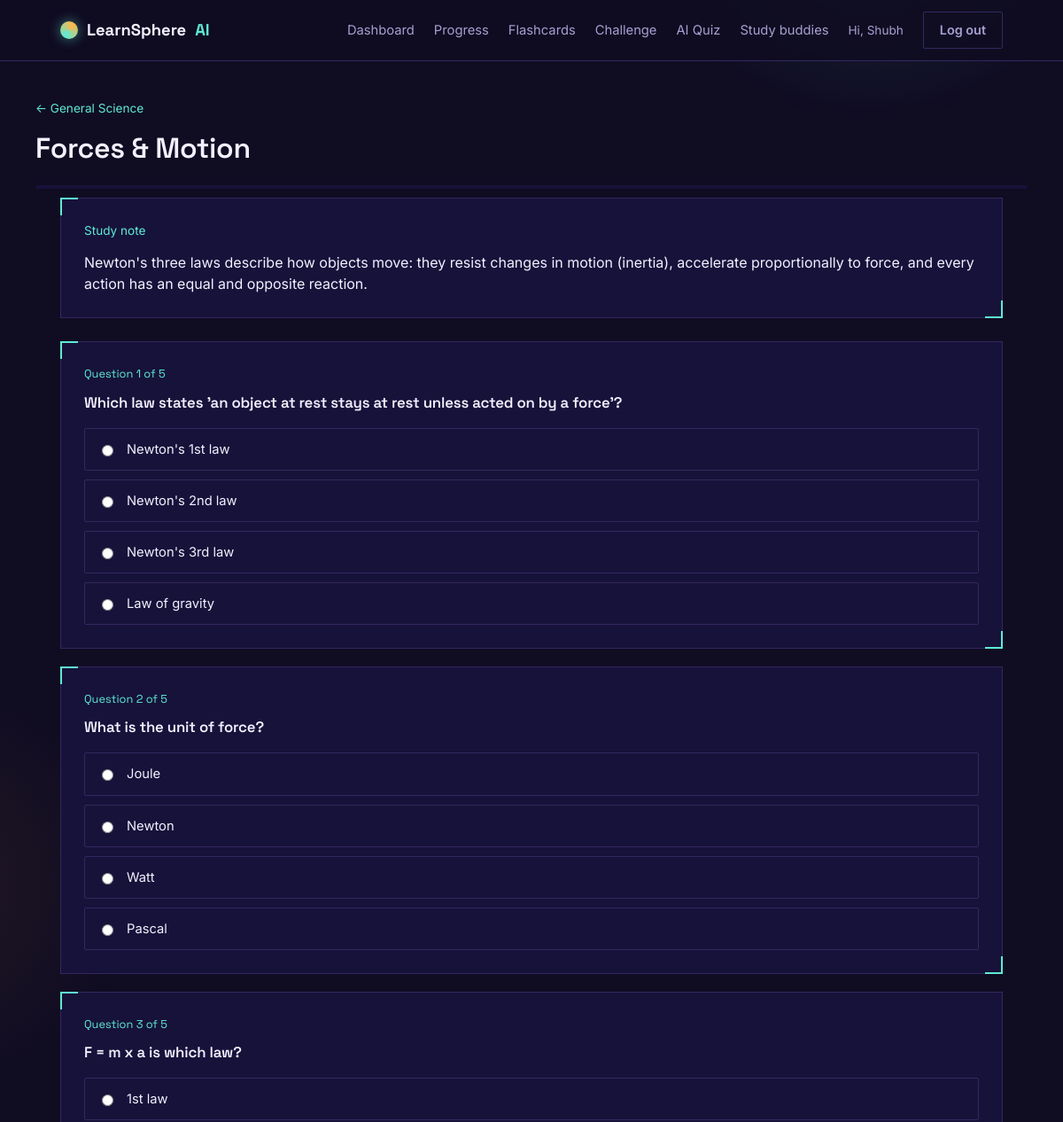
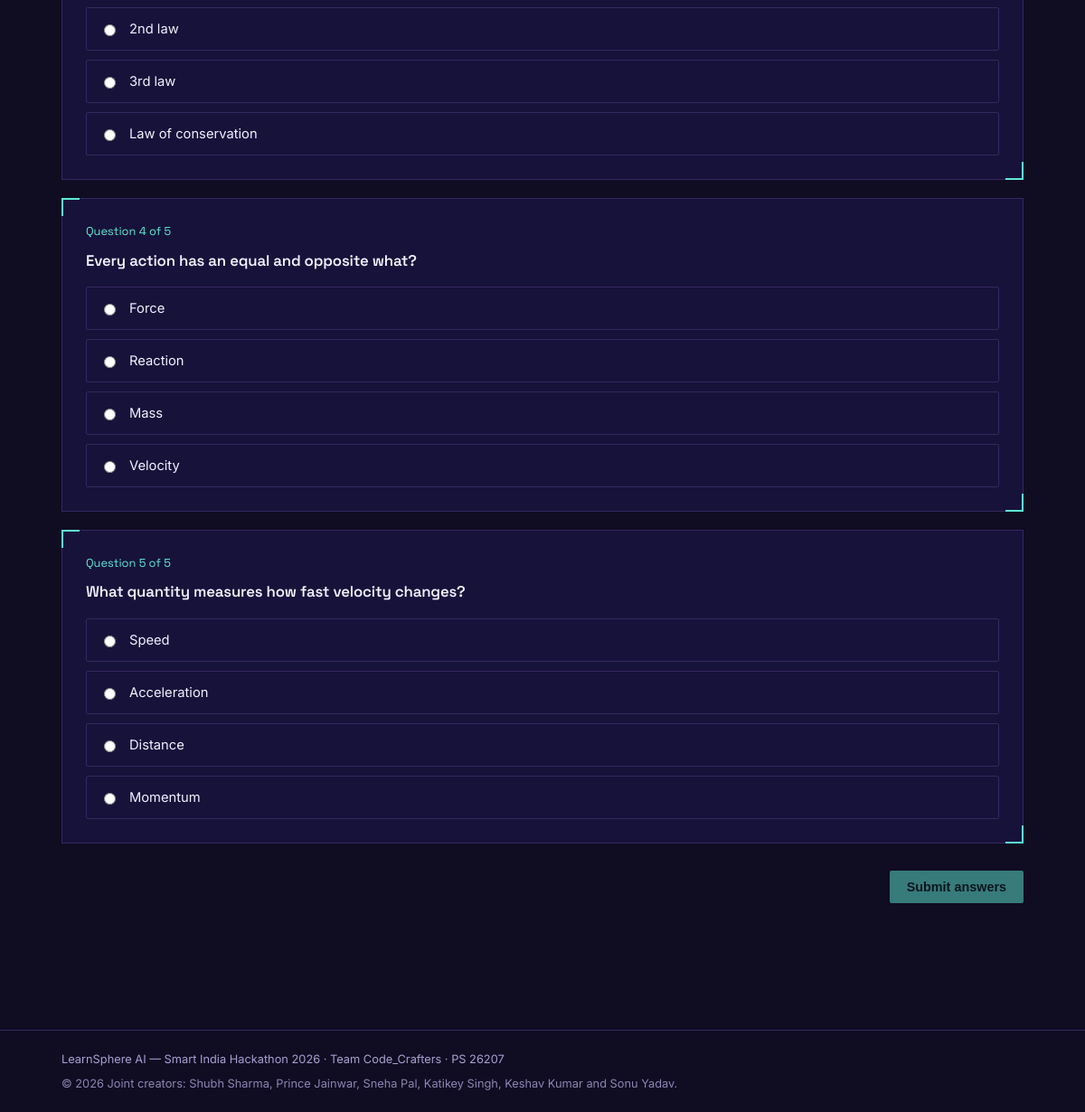
/quiz/forces-motion (signed in), run on the app's committed database (2 pictures, top to bottom).
### tables this page shows
CREATE TABLE users (
            id INTEGER PRIMARY KEY AUTOINCREMENT,
            name TEXT NOT NULL,
            email TEXT UNIQUE NOT NULL,
            password_hash TEXT NOT NULL,
            created_at TEXT NOT NULL
        );

CREATE TABLE subjects (
            id INTEGER PRIMARY KEY AUTOINCREMENT,
            name TEXT NOT NULL,
            slug TEXT UNIQUE NOT NULL,
            description TEXT,
            icon TEXT
        );

CREATE TABLE topics (
            id INTEGER PRIMARY KEY AUTOINCREMENT,
            subject_id INTEGER NOT NULL REFERENCES subjects(id),
            name TEXT NOT NULL,
            slug TEXT NOT NULL,
            description TEXT,
            difficulty TEXT DEFAULT 'Beginner',
            study_note TEXT,
            UNIQUE(subject_id, slug)
        );

CREATE TABLE questions (
            id INTEGER PRIMARY KEY AUTOINCREMENT,
            topic_id INTEGER NOT NULL REFERENCES topics(id),
            question_text TEXT NOT NULL,
            option_a TEXT NOT NULL,
            option_b TEXT NOT NULL,
            option_c TEXT NOT NULL,
            option_d TEXT NOT NULL,
            correct_option TEXT NOT NULL,
            explanation TEXT
        );

### app.py (the view)
@app.route("/quiz/<topic_slug>")
@login_required
def quiz_start(topic_slug):
    db = get_db()
    topic = db.execute("SELECT * FROM topics WHERE slug = ?", (topic_slug,)).fetchone()
    if not topic:
        flash("Topic not found.", "error")
        return redirect(url_for("dashboard"))
    subject = db.execute("SELECT * FROM subjects WHERE id = ?", (topic["subject_id"],)).fetchone()
    questions = db.execute("SELECT * FROM questions WHERE topic_id = ?", (topic["id"],)).fetchall()
    timed = request.args.get("mode") == "challenge"
    return render_template("quiz.html", topic=topic, subject=subject, questions=questions,
                           timed=timed, time_limit=90 if timed else None)

### app.py (called while the page is built)
def get_db():
    if "db" not in g:
        g.db = sqlite3.connect(DATABASE)
        g.db.row_factory = sqlite3.Row
        g.db.execute("PRAGMA foreign_keys = ON")
    return g.db

def login_required(view):
    @wraps(view)
    def wrapped(*args, **kwargs):
        if "user_id" not in session:
            flash("Please log in to continue.", "warning")
            return redirect(url_for("login", next=request.path))
        return view(*args, **kwargs)
    return wrapped

@app.context_processor
def inject_user():
    user = None
    if "user_id" in session:
        db = get_db()
        user = db.execute("SELECT * FROM users WHERE id = ?", (session["user_id"],)).fetchone()
    return {"current_user": user}

### templates/quiz.html (shortened to what this page needs)
{% extends "base.html" %}
{% block content %}
<div class="wrap quiz-header">
  <a href="{{ url_for('subject_detail', slug=subject['slug']) }}" style="font-size:0.85rem;">&larr; {{ subject['name'] }}</a>
  <h1 style="margin-top:10px;">{{ topic['name'] }}</h1>
  <div class="quiz-progress"></div>
</div>
<div class="wrap" style="padding-bottom:20px;">
  <div class="panel" style="margin-bottom:26px;">
    <span class="hero-eyebrow">Study note</span>
    <p style="color:var(--text); margin:8px 0 0;">{{ topic['study_note'] }}</p>
  </div>
  <form id="quiz-form" method="POST" action="{{ url_for('quiz_submit', topic_slug=topic['slug']) }}" data-timed="{{ 'true' if timed else 'false' }}">
    {% for q in questions %}
      <div class="panel question-card">
        <span class="q-num">Question {{ loop.index }} of {{ questions|length }}</span>
        <h3>{{ q['question_text'] }}</h3>
        <div class="options">
          {% for letter, text in [('A', q['option_a']), ('B', q['option_b']), ('C', q['option_c']), ('D', q['option_d'])] %}
            <label class="option">
              <input type="radio" name="q{{ q['id'] }}" value="{{ letter }}" required>
              {{ text }}
            </label>
          {% endfor %}
        </div>
      </div>
    {% endfor %}
    <div class="quiz-submit-bar">
      <button type="submit" id="quiz-submit-btn" class="btn btn-primary" disabled>Submit answers</button>
    </div>
  </form>
</div>
{% endblock %}

### templates/base.html (shortened to what this page needs)
<!DOCTYPE html>
<html lang="en">
<head>
<link rel="stylesheet" href="{{ url_for('static', filename='css/style.css') }}">
</head>
<body>
<header class="site-header">
  <div class="wrap header-inner">
    <a class="brand" href="{{ url_for('index') }}">
      <span class="brand-mark"></span>
      LearnSphere <em>AI</em>
    </a>
    <nav class="site-nav">
      {% if current_user %}
        <a href="{{ url_for('dashboard') }}" class="{{ 'is-active' if request.endpoint == 'dashboard' }}">Dashboard</a>
        <a href="{{ url_for('progress') }}" class="{{ 'is-active' if request.endpoint == 'progress' }}">Progress</a>
        <a href="{{ url_for('flashcards') }}">Flashcards</a>
        <a href="{{ url_for('challenge_pick') }}">Challenge</a>
        <a href="{{ url_for('generate_quiz') }}">AI Quiz</a>
        <a href="{{ url_for('study_buddies') }}">Study buddies</a>
        <span class="nav-user">Hi, {{ current_user['name'].split(' ')[0] }}</span>
        <a href="{{ url_for('logout') }}" class="btn btn-ghost">Log out</a>
      {% else %}
        <a href="{{ url_for('login') }}">Log in</a>
        <a href="{{ url_for('register') }}" class="btn btn-primary">Get started</a>
      {% endif %}
    </nav>
  </div>
</header>
<main>
  {% block content %}{% endblock %}
</main>
<footer class="site-footer">
  <div class="wrap footer-inner">
    <span>LearnSphere AI &mdash; Smart India Hackathon 2026 &middot; Team Code_Crafters &middot; PS 26207</span>
    <span class="footer-copyright">&copy; 2026 Joint creators: Shubh Sharma, Prince Jainwar, Sneha Pal, Katikey Singh, Keshav Kumar and Sonu Yadav.</span>
  </div>
</footer>
</body>
</html>

### static/css/style.css (style rules this page uses)
:root { --bg: #100c22; --bg-panel: #17123a; --bg-panel-raised: #1d1748; --line: #33285f; --teal: #5eead4; --teal-dim: #2fb3a0; --amber: #ffb648; --text: #f3f0ff; --text-muted: #a89fd1; --danger: #ff8a80; --good: #7be0a8; --radius: 2px; --serif-head: "Space Grotesk", "Inter", sans-serif; --sans: "Inter", -apple-system, BlinkMacSystemFont, sans-serif; }
* { box-sizing: border-box; }
html { scroll-behavior: smooth; }
body { margin: 0; background: var(--bg); color: var(--text); font-family: var(--sans); line-height: 1.5; position: relative; min-height: 100vh; }
.wrap { max-width: 1120px; margin: 0 auto; padding: 0 28px; }
header, main, footer { position: relative; z-index: 1; }
h1, h2, h3, h4 { font-family: var(--serif-head); font-weight: 600; margin: 0 0 0.5em; letter-spacing: -0.01em; }
p { color: var(--text-muted); }
a { color: var(--teal); text-decoration: none; }
.site-header { border-bottom: 1px solid var(--line); background: rgba(16, 12, 34, 0.85); backdrop-filter: blur(6px); position: sticky; top: 0; z-index: 10; }
.header-inner { display: flex; align-items: center; justify-content: space-between; height: 68px; }
.brand { display: flex; align-items: center; gap: 10px; font-family: var(--serif-head); font-size: 1.15rem; font-weight: 700; color: var(--text); }
.brand em { color: var(--teal); font-style: normal; }
.brand-mark { width: 20px; height: 20px; border-radius: 50%; background: conic-gradient(from 210deg, var(--teal), var(--amber), var(--teal)); box-shadow: 0 0 14px rgba(94, 234, 212, 0.55); }
.site-nav { display: flex; align-items: center; gap: 22px; font-size: 0.92rem; }
.site-nav a { color: var(--text-muted); }
.nav-user { color: var(--text-muted); font-size: 0.85rem; }
.btn { display: inline-block; padding: 9px 18px; border-radius: var(--radius); font-size: 0.9rem; font-weight: 600; cursor: pointer; border: 1px solid transparent; }
.btn-primary { background: var(--teal); color: #08201c; }
.btn-ghost { border-color: var(--line); color: var(--text-muted) !important; }
.btn[disabled] { opacity: 0.5; cursor: not-allowed; }
.panel { position: relative; background: var(--bg-panel); border: 1px solid var(--line); padding: 26px; }
.panel::before, .panel::after { content: ""; position: absolute; width: 18px; height: 18px; border: 2px solid var(--teal); }
.panel::before { top: -1px; left: -1px; border-right: none; border-bottom: none; }
.panel::after { bottom: -1px; right: -1px; border-left: none; border-top: none; }
.hero-eyebrow { color: var(--teal); font-size: 0.85rem; margin-bottom: 14px; display: block; }
.quiz-header { padding: 40px 0 10px; }
.quiz-progress { height: 4px; background: var(--bg-panel); border-radius: 4px; overflow: hidden; margin-top: 18px; }
.question-card { padding: 26px; margin-bottom: 20px; }
.question-card .q-num { color: var(--teal); font-size: 0.8rem; font-family: var(--serif-head); display: block; margin-bottom: 10px; }
.question-card h3 { color: var(--text); font-size: 1.05rem; margin-bottom: 16px; }
.options { display: grid; gap: 10px; }
.option { display: flex; align-items: center; gap: 12px; padding: 12px 14px; border: 1px solid var(--line); border-radius: var(--radius); cursor: pointer; font-size: 0.92rem; }
.option input { accent-color: var(--teal); }
.quiz-submit-bar { display: flex; justify-content: flex-end; padding: 10px 0 60px; }
.site-footer { border-top: 1px solid var(--line); padding: 22px 0; margin-top: 60px; }
.footer-inner { font-size: 0.8rem; color: var(--text-muted); display: flex; flex-wrap: wrap; gap: 8px 18px; }
.footer-copyright { opacity: .82; }

### data on the page
users: name "Shubh"
subjects: name "General Science"
topics: name "Forces & Motion", study_note "Newton's three laws describe how objects move: they resist changes in motion (inertia), accelerate proportionally to force, and every action has an equal and opposite reaction."
questions: questions "5", question_text "Which law states 'an object at rest stays at rest unless acted on by a force'?", option_a "Newton's 1st law", option_b "Newton's 2nd law", option_c "Newton's 3rd law", option_d "Law of gravity"
questions: questions "5", question_text "What is the unit of force?", option_a "Joule", option_b "Newton", option_c "Watt", option_d "Pascal"
questions: questions "5", question_text "F = m x a is which law?", option_a "1st law", option_b "2nd law", option_c "3rd law", option_d "Law of conservation"
questions: questions "5", question_text "Every action has an equal and opposite what?", option_a "Force", option_b "Reaction", option_c "Mass", option_d "Velocity"
questions: questions "5", question_text "What quantity measures how fast velocity changes?", option_a "Speed", option_b "Acceleration", option_c "Distance", option_d "Momentum"
